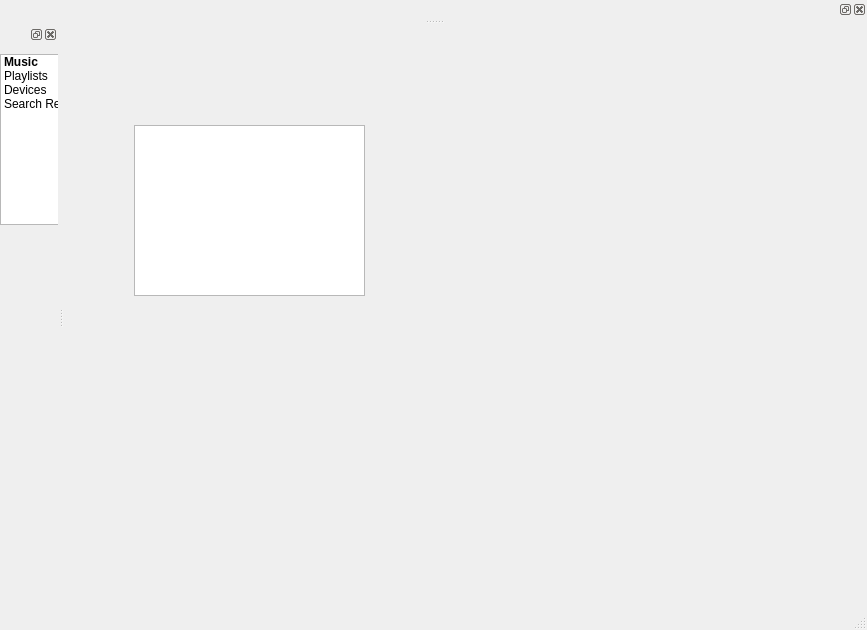
<?xml version="1.0" encoding="UTF-8"?>
<ui version="4.0">
 <class>MainWindow</class>
 <widget class="QMainWindow" name="MainWindow">
  <property name="geometry">
   <rect>
    <x>0</x>
    <y>0</y>
    <width>867</width>
    <height>630</height>
   </rect>
  </property>
  <property name="windowTitle">
   <string>Nostalgia</string>
  </property>
  <property name="dockOptions">
   <set>QMainWindow::AnimatedDocks|QMainWindow::VerticalTabs</set>
  </property>
  <property name="unifiedTitleAndToolBarOnMac">
   <bool>true</bool>
  </property>
  <widget class="QWidget" name="centralWidget">
   <widget class="QStackedWidget" name="stackedWidget">
    <property name="geometry">
     <rect>
      <x>50</x>
      <y>70</y>
      <width>281</width>
      <height>221</height>
     </rect>
    </property>
    <property name="currentIndex">
     <number>0</number>
    </property>
    <widget class="QWidget" name="page">
     <widget class="QTableView" name="itemTable">
      <property name="geometry">
       <rect>
        <x>20</x>
        <y>30</y>
        <width>231</width>
        <height>171</height>
       </rect>
      </property>
     </widget>
    </widget>
    <widget class="QWidget" name="page_2"/>
   </widget>
  </widget>
  <widget class="QMenuBar" name="menuBar">
   <property name="geometry">
    <rect>
     <x>0</x>
     <y>0</y>
     <width>867</width>
     <height>21</height>
    </rect>
   </property>
  </widget>
  <widget class="QStatusBar" name="statusBar"/>
  <widget class="QDockWidget" name="sourceListDock">
   <attribute name="dockWidgetArea">
    <number>1</number>
   </attribute>
   <widget class="QWidget" name="sourceListDockWidget">
    <widget class="QTreeWidget" name="sourceList">
     <property name="geometry">
      <rect>
       <x>0</x>
       <y>10</y>
       <width>251</width>
       <height>171</height>
      </rect>
     </property>
     <property name="indentation">
      <number>5</number>
     </property>
     <property name="rootIsDecorated">
      <bool>false</bool>
     </property>
     <property name="itemsExpandable">
      <bool>false</bool>
     </property>
     <attribute name="headerVisible">
      <bool>false</bool>
     </attribute>
     <column>
      <property name="text">
       <string>All</string>
      </property>
     </column>
     <column>
      <property name="text">
       <string>Playing From</string>
      </property>
     </column>
     <item>
      <property name="text">
       <string>Music</string>
      </property>
      <property name="font">
       <font>
        <weight>75</weight>
        <italic>false</italic>
        <bold>true</bold>
        <stylestrategy>PreferDefault</stylestrategy>
        <kerning>true</kerning>
       </font>
      </property>
      <property name="text">
       <string>Y</string>
      </property>
      <item>
       <property name="text">
        <string>Songs</string>
       </property>
       <property name="font">
        <font>
         <italic>true</italic>
        </font>
       </property>
      </item>
      <item>
       <property name="text">
        <string>Artists</string>
       </property>
      </item>
      <item>
       <property name="text">
        <string>Albums</string>
       </property>
      </item>
      <item>
       <property name="text">
        <string>Genres</string>
       </property>
      </item>
     </item>
     <item>
      <property name="text">
       <string>Playlists</string>
      </property>
     </item>
     <item>
      <property name="text">
       <string>Devices</string>
      </property>
     </item>
     <item>
      <property name="text">
       <string>Search Results</string>
      </property>
     </item>
    </widget>
   </widget>
  </widget>
  <widget class="QDockWidget" name="mainBar">
   <attribute name="dockWidgetArea">
    <number>4</number>
   </attribute>
   <widget class="QWidget" name="mainBarWidget">
    <widget class="QWidget" name="horizontalLayoutWidget">
     <property name="geometry">
      <rect>
       <x>10</x>
       <y>0</y>
       <width>831</width>
       <height>100</height>
      </rect>
     </property>
     <layout class="QHBoxLayout" name="mainBarLayout">
      <item>
       <layout class="QGridLayout" name="playbackControls">
        <item row="0" column="2">
         <widget class="QToolButton" name="forwardTool">
          <property name="text">
           <string>...</string>
          </property>
         </widget>
        </item>
        <item row="0" column="1">
         <widget class="QToolButton" name="playPauseTool">
          <property name="text">
           <string>...</string>
          </property>
         </widget>
        </item>
        <item row="0" column="0">
         <widget class="QToolButton" name="backTool">
          <property name="text">
           <string>...</string>
          </property>
         </widget>
        </item>
        <item row="1" column="1">
         <widget class="QSlider" name="volumeSlider">
          <property name="orientation">
           <enum>Qt::Horizontal</enum>
          </property>
         </widget>
        </item>
        <item row="1" column="0">
         <widget class="QToolButton" name="repeatControl">
          <property name="text">
           <string>...</string>
          </property>
         </widget>
        </item>
        <item row="1" column="2">
         <widget class="QToolButton" name="shuffleControl">
          <property name="text">
           <string>...</string>
          </property>
         </widget>
        </item>
       </layout>
      </item>
      <item>
       <spacer name="spacer1">
        <property name="orientation">
         <enum>Qt::Horizontal</enum>
        </property>
        <property name="sizeHint" stdset="0">
         <size>
          <width>40</width>
          <height>20</height>
         </size>
        </property>
       </spacer>
      </item>
      <item>
       <layout class="QGridLayout" name="songInfo">
        <item row="0" column="1">
         <widget class="QGraphicsView" name="albumArtView"/>
        </item>
        <item row="0" column="3">
         <widget class="QLabel" name="artistAlbumView">
          <property name="text">
           <string>TextLabel</string>
          </property>
         </widget>
        </item>
        <item row="0" column="2">
         <widget class="QLabel" name="songTitleView">
          <property name="text">
           <string>TextLabel</string>
          </property>
         </widget>
        </item>
        <item row="1" column="2">
         <widget class="QSlider" name="scanBar">
          <property name="orientation">
           <enum>Qt::Horizontal</enum>
          </property>
         </widget>
        </item>
        <item row="1" column="1">
         <widget class="QLabel" name="timeView">
          <property name="text">
           <string>TextLabel</string>
          </property>
         </widget>
        </item>
        <item row="1" column="3">
         <widget class="QLabel" name="lengthView">
          <property name="text">
           <string>TextLabel</string>
          </property>
         </widget>
        </item>
       </layout>
      </item>
      <item>
       <spacer name="spacer2">
        <property name="orientation">
         <enum>Qt::Horizontal</enum>
        </property>
        <property name="sizeHint" stdset="0">
         <size>
          <width>40</width>
          <height>20</height>
         </size>
        </property>
       </spacer>
      </item>
      <item>
       <layout class="QVBoxLayout" name="searchLayout">
        <item>
         <widget class="QLineEdit" name="searchBar"/>
        </item>
        <item>
         <widget class="QComboBox" name="searchLocation">
          <item>
           <property name="text">
            <string>All Music</string>
           </property>
          </item>
          <item>
           <property name="text">
            <string>Songs</string>
           </property>
          </item>
         </widget>
        </item>
       </layout>
      </item>
     </layout>
    </widget>
   </widget>
  </widget>
 </widget>
 <layoutdefault spacing="6" margin="11"/>
 <resources/>
 <connections/>
</ui>
